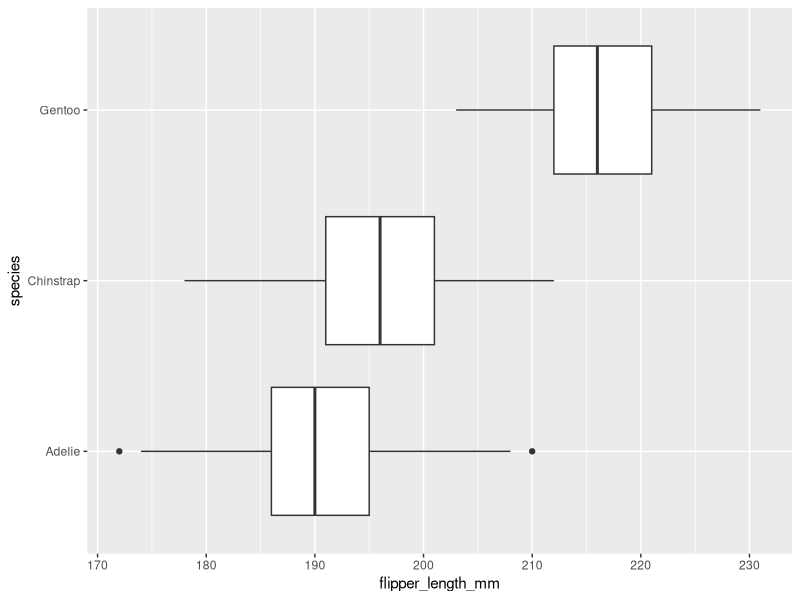
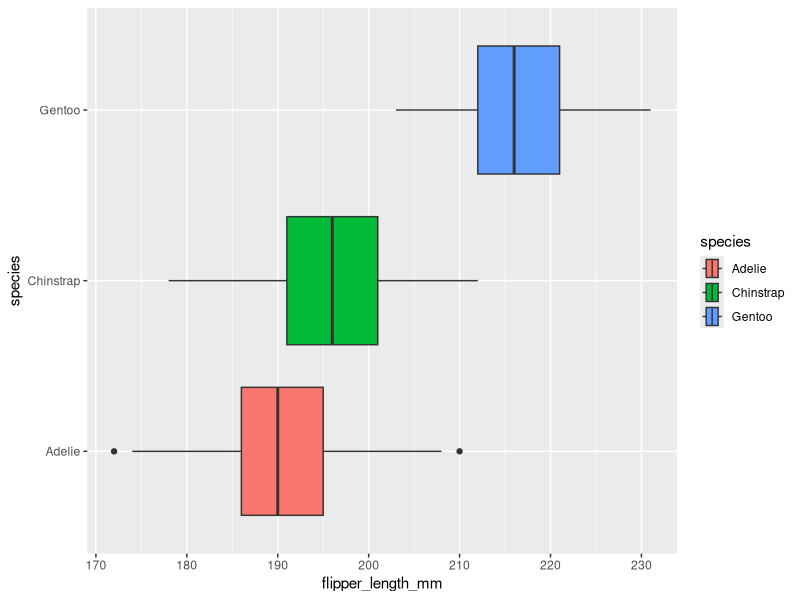
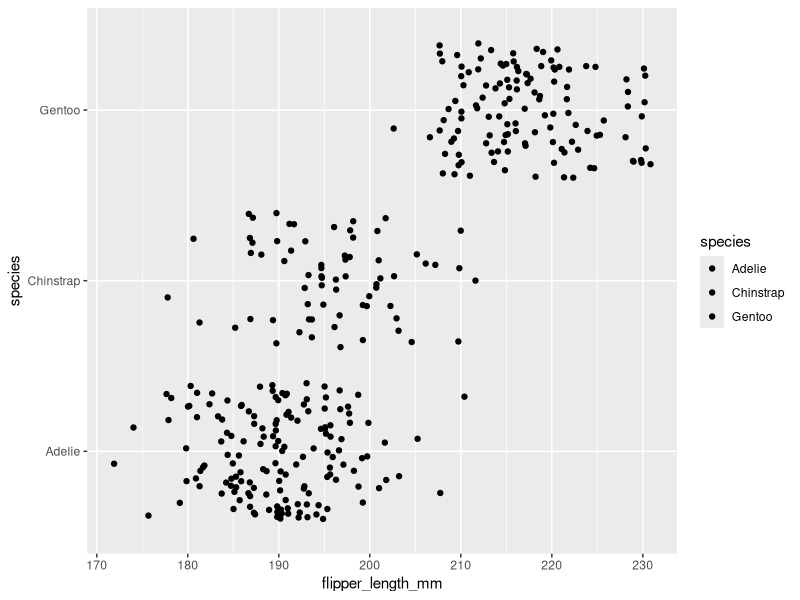
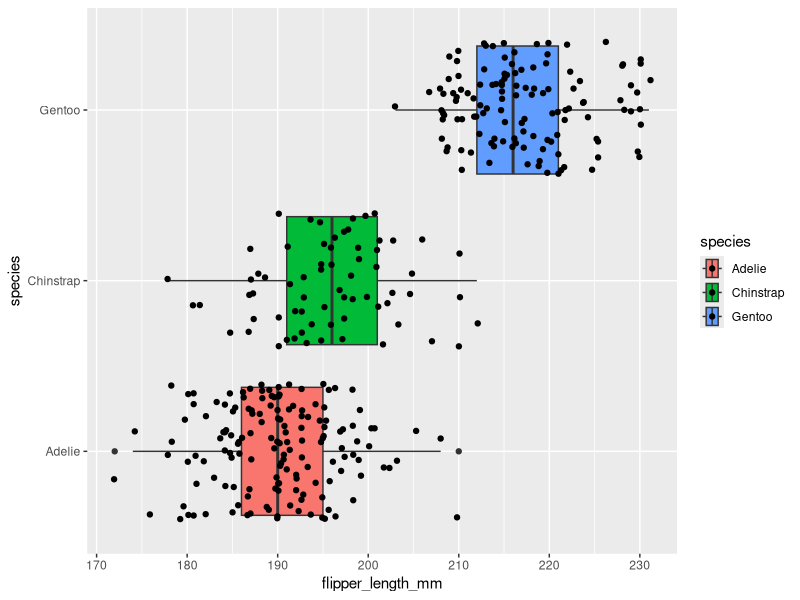
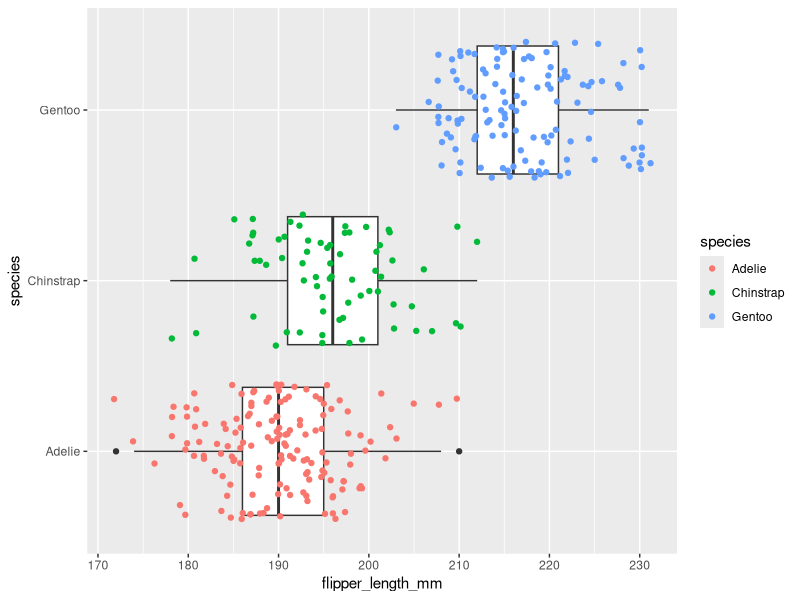
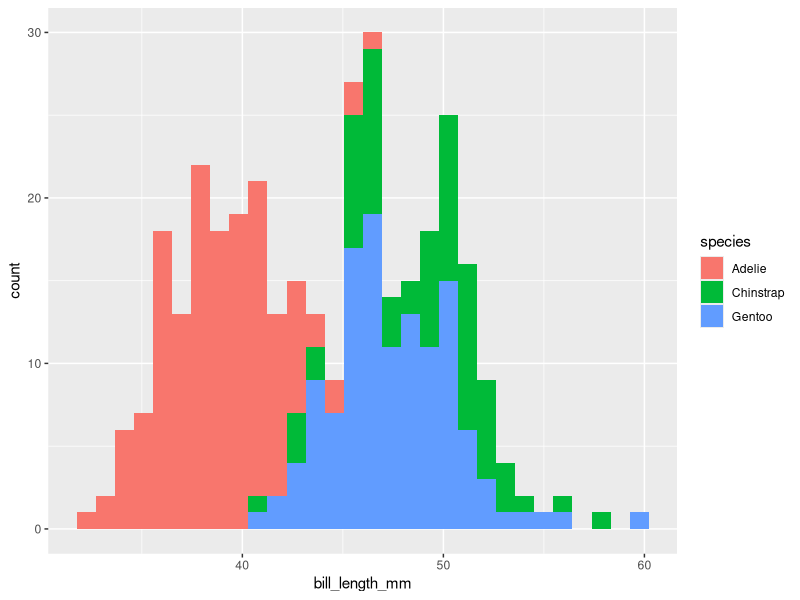
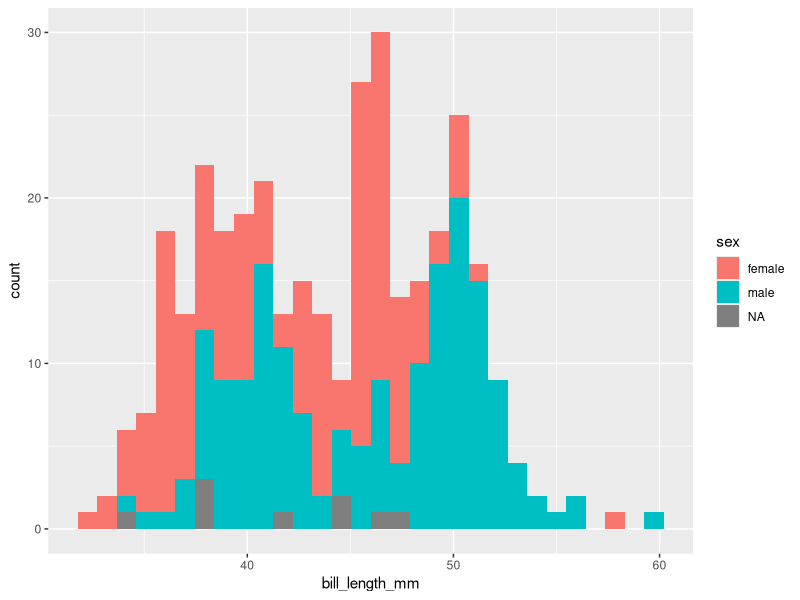
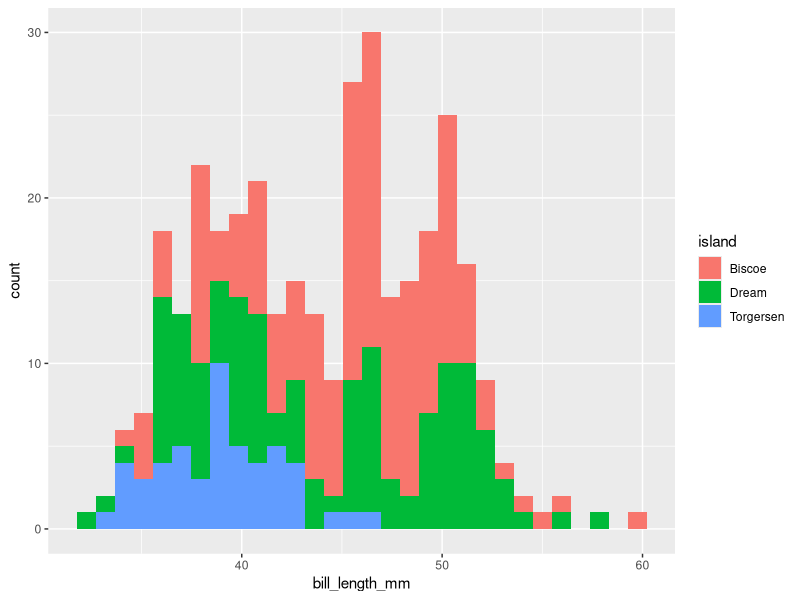

Generate these figures, in order, with R:
## ---- chunk 1
knitr::opts_chunk$set(error = TRUE)
## ---- chunk 2
library(palmerpenguins)
penguins
## ---- chunk 3
library(ggplot2)
## ---- chunk 4
ggplot(data = penguins, mapping = aes(x = flipper_length_mm, y = species)) +
  geom_boxplot()
## ---- chunk 5
ggplot(data = penguins, mapping = aes(x = flipper_length_mm, y = species, fill=species)) +
  geom_boxplot()
## ---- chunk 6
ggplot(data = penguins, mapping = aes(x = flipper_length_mm, y = species, fill = species)) +
  geom_jitter()
## ---- chunk 7
ggplot(data = penguins, mapping = aes(x = flipper_length_mm, y = species, fill = species)) +
 geom_boxplot()+ geom_jitter()
## ---- chunk 8
ggplot(data = penguins) +
 geom_boxplot(mapping = aes(x = flipper_length_mm, y = species))+ geom_jitter(mapping = aes(x = flipper_length_mm, y = species,color=species))
## ---- chunk 9
ggplot(data = penguins, aes(x = bill_length_mm,fill=species))+ 
  geom_histogram()
## ---- chunk 10
ggplot(data = penguins, aes(x = bill_length_mm,fill=sex))+ 
  geom_histogram()
## ---- chunk 11
ggplot(data = penguins, aes(x = bill_length_mm,fill=island))+ 
  geom_histogram()
## ---- chunk 12

## ---- chunk 13

## ---- chunk 14

